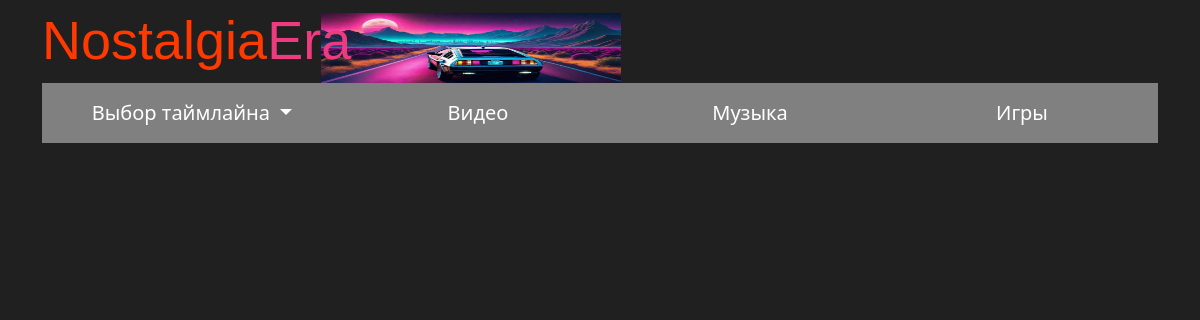
Page /videos/ on the earlier database version.
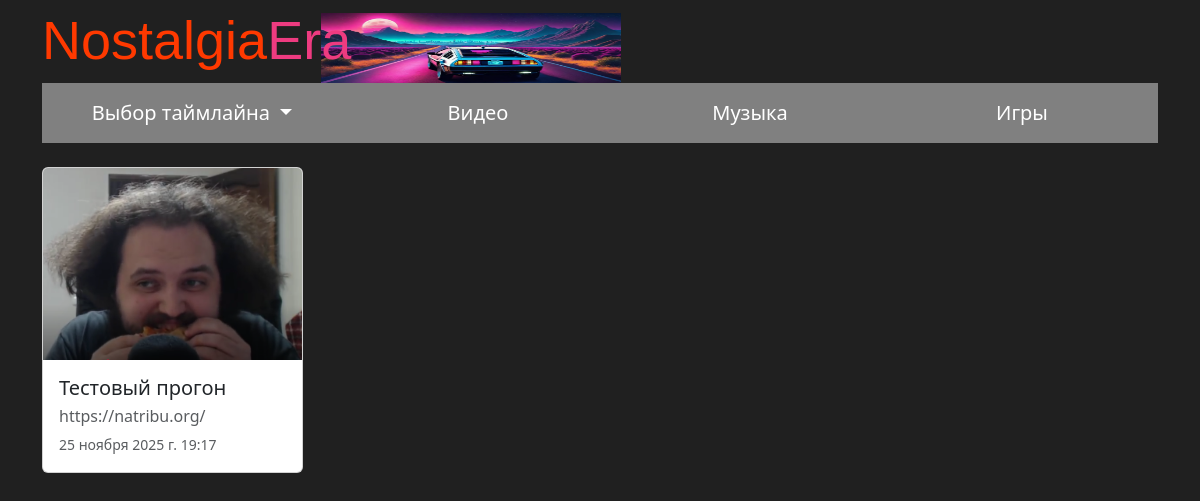
Same page on the later database version.
### videos/models.py (models this page shows, shortened)
class Video(models.Model):
    year = models.ForeignKey(YearFilter, related_name='products', on_delete=models.CASCADE, null=True)
    name = models.CharField(max_length=40, db_index=True)
    chanel = models.CharField(max_length=40, db_index=True)
    date = models.DateTimeField()
    preview = models.ImageField(upload_to='video_previev/', blank=True)
    slug = models.SlugField(max_length=100, unique=100)
    redirect = models.URLField(blank=True)
    class Meta:
        verbose_name = 'Добавление видео'
    def get_absolute_url(self):
        return reverse('videos:video_detail', args=[self.id, self.slug])

### videos/views.py (the view)
# urls.py: path('', video_list, name='videos_index'),  # отображение основной страницы videos
def video_list(request, year_slug=None):
    videos = Video.objects.all()
    year = None
    if year_slug:
        year = get_object_or_404(YearFilter, slug=year_slug)
        videos = videos.filter(year=year)
    return render(request, "videos/index.html", {"videos": videos, 'year': year})

### videos/templates/videos/index.html
{% extends 'layouts/base.html' %}
{% block content %}
<div class="container my-4">
    <div class="row">
        {% for video in videos %}
        <div class="col col-xl-3 ">
            <div class="card rounded" style="height: 100%;">
                <a href="{{ video.get_absolute_url }}" target="_blank">
                    <img src="{{ video.preview.url }}" class="card-img-top" alt="Заглушка под видео">
                </a>
                <div class="card-body">
                    <h5 class="card-title mb-1">{{ video.name }}</h5>
                    <p class="card-text mb-1 text-muted">{{ video.chanel }}</p>
                    <p class="card-text"><small class="text-muted">{{ video.date }}</small></p>
                </div>
            </div>
        </div>
        {% endfor %}
    </div>
</div>
{% endblock %}

Differences in the rows shown:
added Video: preview (picture), name "Тестовый прогон", chanel "https://natribu.org/", date "25 ноября 2025 г. 19:17"
